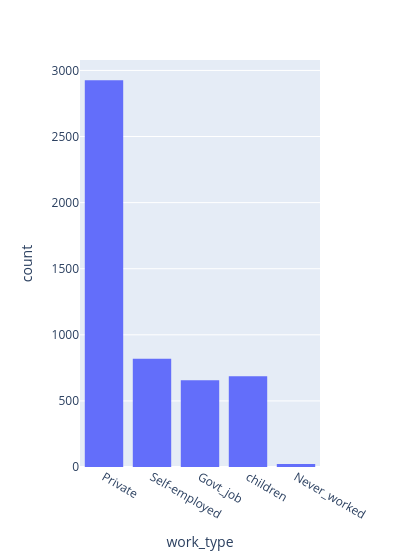

Source (notebook cell):
### Code cell
fig = px.histogram(df,x = 'work_type' , width = 400)
fig.show()

### Figure 1 — Plotly figure (JSON) as saved in the notebook; plotly's stock layout.template omitted (floating-point values rounded to 4 significant figures; data arrays with more than 128 entries replaced by an {"elided": "..."} marker saying what was removed)
{"data": [{"bingroup": "x", "hovertemplate": "work_type=%{x}<br>count=%{y}<extra></extra>", "legendgroup": "", "marker": {"color": "#636efa", "pattern": {"shape": ""}}, "name": "", "orientation": "v", "showlegend": false, "type": "histogram", "x": {"elided": "5110 str values"}, "xaxis": "x", "yaxis": "y"}], "layout": {"barmode": "relative", "legend": {"tracegroupgap": 0}, "margin": {"t": 60}, "width": 400, "xaxis": {"anchor": "y", "domain": [0, 1], "title": {"text": "work_type"}}, "yaxis": {"anchor": "x", "domain": [0, 1], "title": {"text": "count"}}}}
